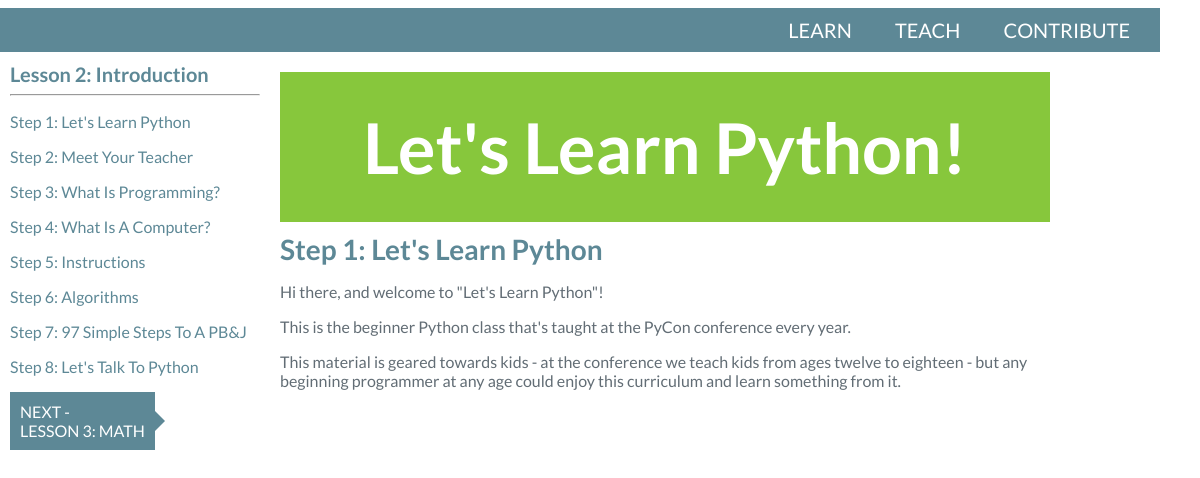
Page /learn/lesson/2/step/1/ on the committed database.
### lessons/models.py (models this page shows, shortened)
class Lesson(models.Model):
    number = models.IntegerField()
    name = models.CharField(max_length=200)
    description = models.TextField(blank=True, null=True)
    def __str__(self):
        return "Lesson %s: %s" % (self.number, self.name)

class Step(models.Model):
    lesson = models.ForeignKey(Lesson)
    step_number = models.IntegerField()
    step_name = models.CharField(max_length=200)
    header_title = models.CharField(max_length=50, blank=True, null=True)
    image = models.CharField(max_length=200, blank=True, null=True)
    audiocast = models.CharField(max_length=200, blank=True, null=True)
    screencast = models.CharField(max_length=200, blank=True, null=True)
    description = models.TextField()

### lessons/views.py (the view)
# urls.py: url(r'^lesson/(?P<lesson_number>[0-9]+)/step/(?P<step_number>[0-9]+)/$', views.lesson_step, name='lesson_step_detail'),
def lesson_step(request, lesson_number, step_number):
    lesson = Lesson.objects.get(number=lesson_number)
    step = Step.objects.get(lesson=lesson.id, step_number=step_number)
    all_steps = Step.objects.filter(lesson=lesson.id).order_by('step_number')
    prev_step = None
    try:
        prev_step = Step.objects.get(lesson=lesson.id, step_number=int(step_number)-1)
    except:
        pass
    next_step = None
    try:
        next_step = Step.objects.get(lesson=lesson.id, step_number=int(step_number)+1)
    except:
        pass
    prev_lesson = None
    try:
        prev_lesson = Lesson.objects.get(number=int(lesson_number)-1)
    except:
        pass
    next_lesson = None
    try:
        next_lesson = Lesson.objects.get(number=int(lesson_number)+1)
    except:
        pass
    context = {
        'lesson': lesson,
        'step': step,
        'step_list': all_steps,
        'prev_step': prev_step,
        'next_step': next_step,
        'prev_lesson': prev_lesson,
        'next_lesson': next_lesson,
    }
    return render(request, 'lessons/step.html', context)

### lessons/templates/lessons/step.html
{% include "youngcoders/header.html" %}
{% include "lessons/header.html" %}
<div id="container">
  <div id="nav-list">
    {% include "lessons/step-navigation.html" %}
  </div>
  <div id="content">
    {% include "lessons/step-content.html" %}
  </div>
</div>

### lessons/templates/lessons/step-navigation.html
<div id="step-list-text">
  <div id="lesson-name">
    Lesson {{ lesson.number }}: {{ lesson.name }}<br>
  </div>
  <hr>
  {% if step_list %}
    {% for step in step_list %}
      <p>
        <a href="/learn/lesson/{{ lesson.number }}/step/{{ step.step_number }}">
            Step {{ step.step_number }}: {{ step.step_name }}
        </a>
      </p>
    {% endfor %}
  {% endif %}
  {% if next_lesson %}
    <a href="/learn/lesson/{{ next_lesson.number }}/step/1/" id="prev_next_lesson" class="right-arrow">
      NEXT - <br>{{ next_lesson }}</a>
  {% endif %}
</div>

### lessons/templates/lessons/step-content.html (shortened to what this page needs)
{% if step %}
  {% load staticfiles %}
    <div id="step-description">
        {% if step.header_title %}
            {% if step.step_number == 1 %}
                {% if lesson.number == 2 %}
                  <div id="step-header-green">{{ step.header_title }}</div>
                {% else %}
                  <div id="step-header-pink">{{ step.header_title }}</div>
                {% endif %}
            {% else %}
                <div id="step-header-purple">{{ step.header_title }}</div>
            {% endif %}
        {% endif %}
        <div id="step-name">Step {{ step.step_number }}: {{ step.step_name }}</div>
      {{ step.description | safe }}
    </div>
{% else %}
    <p>No details are available.</p>
{% endif %}

### youngcoders/static/youngcoders/style.css (style rules this page uses)
a { color: #5D8896; text-decoration: none; }
#lesson-name { font-size: 20px; font-weight: bold; color: #5D8896; }
.right-arrow { display: inline-block; position: relative; color: #fff; background: #5D8896; padding: 10px; }
.right-arrow:after { content: ''; display: block; position: absolute; left: 100%; top: 50%; margin-top: -10px; width: 0; height: 0; border-top: 10px solid transparent; border-left: 10px solid #5D8896; border-bottom: 10px solid transparent; border-right: 10px solid transparent; }

### lessons/static/lessons/style.css (style rules this page uses)
#container { float: left; width: 1200px; text-align: left; }
#nav-list { float: left; width: 250px; text-align: left; margin: 10px; }
#content { float: left; width: 800px; text-align: left; overflow: visible; min-width: 800px; margin: 10px; }
#step-header-green { width: 750px; height: 130px; color: #fff; font-weight: bold; font-size: 70px; padding: 10px; text-align: center; line-height: 130px; vertical-align: middle; margin-top: 10px; margin-bottom: 10px; background-color: #87C73C; }
#step-name { margin: 0; font-weight: bold; font-size: 28px; color: #5D8896; }
#prev_next_lesson { text-transform: uppercase; }

### rows in the picture
Lesson: number "2", name "Introduction"
Step: step_number "1", step_name "Let's Learn Python", header_title "Let's Learn Python!", description "Hi there, and welcome to \"Let's Learn Python\"! This is the beginner Python class that's taught at the PyCon conference every year. This material is geared towards kids - at the conference we teach kids from ages twelve to eighteen - but any beginning programmer at any age could enjoy this curriculum and learn something from it."
Step: step_number "2", step_name "Meet Your Teacher"
Step: step_number "3", step_name "What Is Programming?"
Step: step_number "4", step_name "What Is A Computer?"
Step: step_number "5", step_name "Instructions"
Step: step_number "6", step_name "Algorithms"
Step: step_number "7", step_name "97 Simple Steps To A PB&J"
Step: step_number "8", step_name "Let's Talk To Python"
Lesson: number+name "LESSON 3: MATH"
